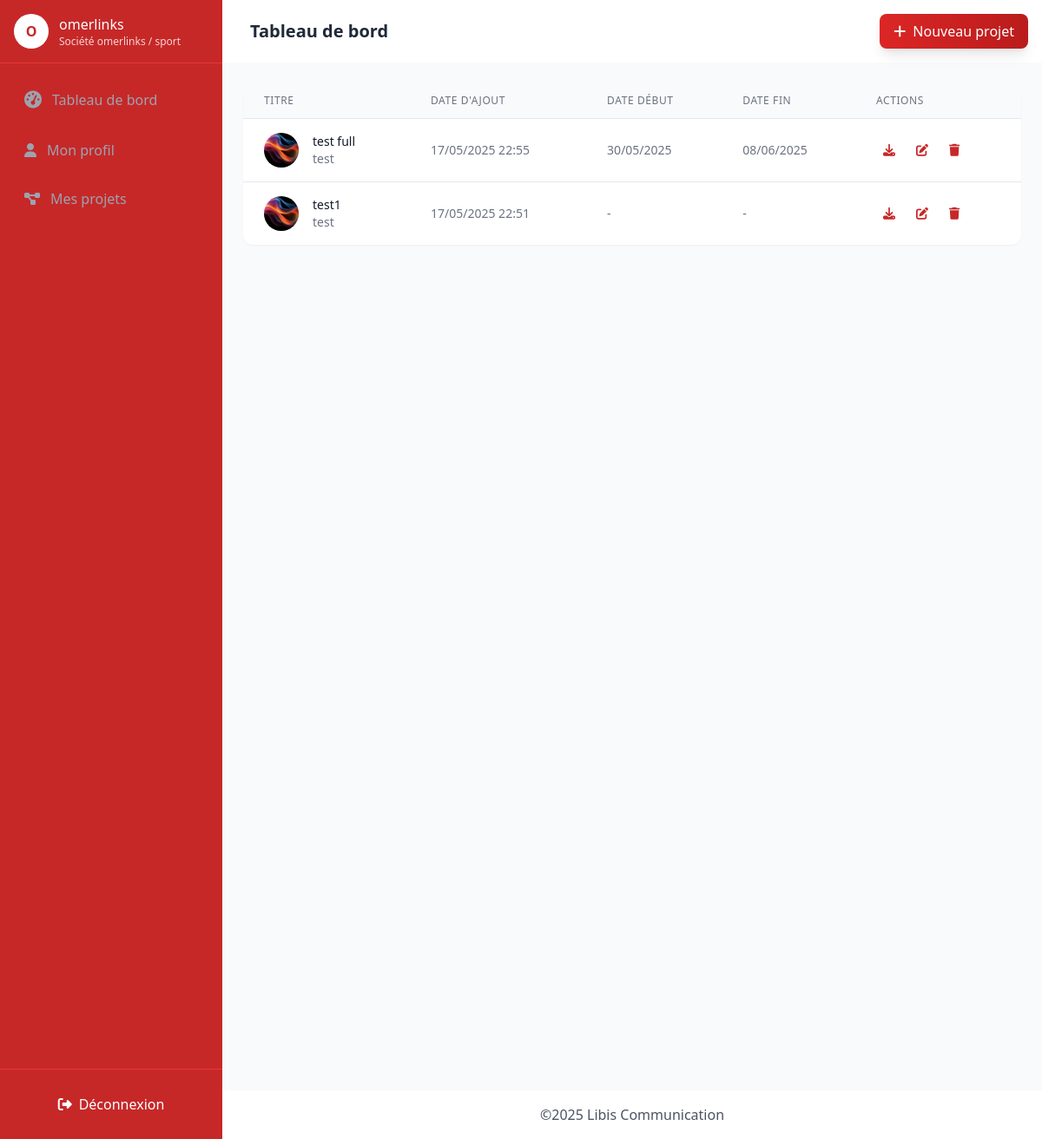
/client/list_projects/ (signed in), run on the app's committed database.
### core/models.py (models this page shows, shortened)
class Client(models.Model):
    user = models.OneToOneField(
        User,
        on_delete=models.CASCADE,
        primary_key=True,  # Ceci garantit l'unicité
        verbose_name=_('user account')
    )
    entreprise = models.CharField(
        _('company'),
        max_length=100,
        help_text=_('The name of the company.')
    )
    profile_complete = models.BooleanField(
        _('profile complete'),
        default=False
    )
    telephone = models.CharField(
        _('phone number'),
        max_length=20,
        validators=[RegexValidator(r'^\+?1?\d{9,15}$')],
        help_text=_('Phone number in international format.')
    )
    secteur_activite = models.CharField(
        _('activity sector'),
        max_length=100,
        blank=True,
        null=True
    )
    adresse = models.TextField(
        _('address'),
        blank=True,
        null=True
    )
    date_inscription = models.DateTimeField(
        _('signup date'),
        auto_now_add=True
    )
    class Meta:
        verbose_name = _('Client')
        verbose_name_plural = _('Clients')
        ordering = ['-date_inscription']

class User(AbstractUser):
    is_client = models.BooleanField(
        _('client status'),
        default=False,
        help_text=_('Designates whether the user is a client.')
    )
    email_verified = models.BooleanField(
        _('email verified'),
        default=False,
        help_text=_('Designates whether the user has verified their email address.')
    )
    verification_uuid = models.UUIDField(
        _('verification UUID'),
        default=uuid.uuid4,
        editable=False,
        unique=True
    )
    profile_complete = models.BooleanField(
        _('profile complete'),
        default=False
    )
    class Meta:
        verbose_name = _('User')
        verbose_name_plural = _('Users')
        ordering = ['-date_joined']

class Projets_user(models.Model):
    client = models.ForeignKey(Client, on_delete=models.CASCADE, related_name='fichiers')
    titre = models.CharField(max_length=100)
    fichier = models.FileField(upload_to='clients/fichiers/', blank=True, null=True)
    date_ajout = models.DateTimeField(auto_now_add=True)  # This is your date field
    description = models.TextField(blank=True)
    image = models.ImageField(upload_to='clients/images/', blank=True, null=True)
    video = models.FileField(upload_to='clients/videos/', blank=True, null=True)
    date_debut = models.DateField(blank=True, null=True)
    date_fin = models.DateField(blank=True, null=True)
    status = models.BooleanField(
        _('status'),
        default=False,
        help_text=_('status project.')
    )
    slug = models.SlugField(unique=True, blank=True, null=True)
    class Meta:
        verbose_name = _("Projets_user")
        verbose_name_plural = _("Projets_user")
        ordering = ['-date_ajout']

### core/views.py (the view)
# urls.py: path('client/list_projects/', list_projects_view, name='list_projects'),
@login_required
def list_projects_view(request):
    client = get_client_or_404(request.user)
    projets = Projets_user.objects.filter(client=client).order_by('-date_ajout')
    paginator = Paginator(projets, 10)
    page_number = request.GET.get('page')
    page_obj = paginator.get_page(page_number)
    return render(request, 'libis/list_projects.html', {
        'page_obj': page_obj,
        'client': client
    })

### core/views.py (called while the page is built)
def get_client_or_404(user):
    try:
        return Client.objects.get(user=user)
    except Client.DoesNotExist:
        logger.warning(f"Client profile missing for user {user.username}")
        raise PermissionDenied(_("Client profile not found"))

### core/templates/libis/list_projects.html (shortened to what this page needs)
{% extends 'baseDash.html' %}
{% block content %}
<div class="min-h-screen bg-gray-50 p-6">
    <div class="max-w-7xl mx-auto">
        <div class="bg-white rounded-xl shadow-sm overflow-hidden">
            <div class="overflow-x-auto">
                <table class="min-w-full divide-y divide-gray-200">
                    <thead class="bg-gray-50">
                        <tr>
                            <th scope="col" class="px-6 py-3 text-left text-xs font-medium text-gray-500 uppercase tracking-wider">
                                Titre
                            </th>
                            <th scope="col" class="px-6 py-3 text-left text-xs font-medium text-gray-500 uppercase tracking-wider">
                                Date d'ajout
                            </th>
                            <th scope="col" class="px-6 py-3 text-left text-xs font-medium text-gray-500 uppercase tracking-wider">
                                Date début
                            </th>
                            <th scope="col" class="px-6 py-3 text-left text-xs font-medium text-gray-500 uppercase tracking-wider">
                                Date fin
                            </th>
                            <th scope="col" class="px-6 py-3 text-left text-xs font-medium text-gray-500 uppercase tracking-wider">
                                Actions
                            </th>
                        </tr>
                    </thead>
                    <tbody class="bg-white divide-y divide-gray-200">
                        {% for projet in page_obj %}
                        <tr class="hover:bg-gray-50 transition-colors">
                            <td class="px-6 py-4 whitespace-nowrap">
                                <div class="flex items-center">
                                    <div class="flex-shrink-0 h-10 w-10 bg-[#ffebee] text-[#C62828] rounded-full flex items-center justify-center">
                                        <img src="{{ projet.image.url }}" alt="Projet" class="h-full w-full rounded-full object-cover">
                                    </div>
                                    <div class="ml-4">
                                        <div class="text-sm font-medium text-gray-900">{{ projet.titre }}</div>
                                        {% if projet.description %}
                                        <div class="text-sm text-gray-500">{{ projet.description|truncatechars:30 }}</div>
                                        {% endif %}
                                    </div>
                                </div>
                            </td>
                            <td class="px-6 py-4 whitespace-nowrap text-sm text-gray-500">
                                {{ projet.date_ajout|date:"d/m/Y H:i" }}
                            </td>
                            <td class="px-6 py-4 whitespace-nowrap text-sm text-gray-500">
                                {% if projet.date_debut %}
                                    {{ projet.date_debut|date:"d/m/Y" }}
                                {% else %}
                                    -
                                {% endif %}
                            </td>
                            <td class="px-6 py-4 whitespace-nowrap text-sm text-gray-500">
                                {% if projet.date_fin %}
                                    {{ projet.date_fin|date:"d/m/Y" }}
                                {% else %}
                                    -
                                {% endif %}
                            </td>
                            <td class="px-6 py-4 whitespace-nowrap text-sm font-medium">
                                <div class="flex space-x-2">
                                    <a href="{{ projet.fichier.url }}  "  d class="text-[#C62828] hover:text-[#e53935] px-2 py-1 rounded hover:bg-[#ffebee] transition-colors" download>
                                        <i class="fas fa-download"></i>
                                    </a>
                                    <a href="{% url 'edite_prod_user' projet.id %}" class="text-[#C62828] hover:text-[#e53935] px-2 py-1 rounded hover:bg-[#ffebee] transition-colors"  >
                                         <i class="fas fa-edit"></i>
                                    </a>
                                    <a href="#"  onclick="deleteProject({{ projet.id }})"   class="text-[#C62828] hover:text-[#e53935] px-2 py-1 rounded hover:bg-[#ffebee] transition-colors"  >
                                         <i class="fas fa-trash"></i>
                                    </a>
                                </div>
                            </td>
                        </tr>
                        {% empty %}
                        <tr>
                            <td colspan="5" class="px-6 py-4 text-center text-gray-500">
                                Aucun fichier projet trouvé
                            </td>
                        </tr>
                        {% endfor %}
                    </tbody>
                </table>
            </div>
        </div>
    </div>
</div>
{% endblock %}

### core/templates/baseDash.html (shortened to what this page needs)
<!DOCTYPE html>
<html lang="fr">
<head>
    <script src="https://cdn.tailwindcss.com"></script>
    <link rel="stylesheet" href="https://cdnjs.cloudflare.com/ajax/libs/font-awesome/6.4.0/css/all.min.css">
</head>
<body class="flex h-screen overflow-hidden">
    <div class="sidebar w-64 bg-[#C62828] text-white flex flex-col">
        <div class="p-4 border-b border-[#e53935] flex items-center space-x-3">
            <div class="w-10 h-10 rounded-full bg-white flex items-center justify-center text-[#C62828] font-bold">
                {{ client.user.username|slice:":1"|upper }}
             </div>
            <div>
                <p class="font-medium">{{ client.user.username }}</p>
                <p class="text-xs opacity-80">Société {{ client.entreprise }}
                {% if client.secteur_activite %} / {{ client.secteur_activite }}</p>
                {% endif %}
            </div>
        </div>
        <nav class="flex-1 overflow-y-auto p-4 space-y-2">
            {% with active_class="text-white" inactive_class="text-gray-400 hover:text-white" %}
            <a href="{% if client.profile_complete %}{% url 'clients' %}{% else %}#{% endif %}"
               class="sidebar-item flex items-center space-x-3 p-3 rounded-lg {% if not client.profile_complete %}disabled-link{% endif %} {% if request.path == '/client/dashboard/' %}{{ active_class }}{% else %}{{ inactive_class }}{% endif %}">
                <i class="fas fa-tachometer-alt text-xl"></i>
                <span>Tableau de bord</span>
            </a>
            <a href="{% url 'edit_client_profile' %}"
               class="sidebar-item flex items-center space-x-3 p-3 rounded-lg {% if request.path == '/client/edit-profile/' %}{{ active_class }}{% else %}{{ inactive_class }}{% endif %}">
                <i class="fas fa-user"></i>
                <span>Mon profil</span>
            </a>
            <a href="{% if client.profile_complete %}{% url 'list_projects' %}{% else %}#{% endif %}"
               class="sidebar-item flex items-center space-x-3 p-3 rounded-lg {% if not client.profile_complete %}disabled-link{% endif %} {% if request.path == '/client/files/' %}{{ active_class }}{% else %}{{ inactive_class }}{% endif %}">
                <i class="fas fa-project-diagram"></i>
                <span>Mes projets</span>
            </a>
        </nav>
        <div class="p-4 border-t border-[#e53935]">
            <a href="{% url 'logout' %}" class="w-full flex items-center justify-center space-x-2 p-3 rounded-lg hover:bg-white hover:text-[#C62828]">
                <i class="fas fa-sign-out-alt"></i>
                <span>Déconnexion</span>
            </a>
        </div>
        {% endwith %}
    </div>
    <div class="flex-1 flex flex-col overflow-hidden">
        <header class="bg-white shadow-sm p-4 flex items-center justify-between">
            <div class="flex items-center space-x-4">
                <h2 class="text-xl font-semibold text-gray-800">
                    {% if not client.profile_complete %}
                    Complétez votre profil pour continuer
                    {% else %}
                    {% block title %}Tableau de bord{% endblock %}
                    {% endif %}
                </h2>
            </div>
            <button onclick="window.location.href='{% if client.profile_complete %}{% url 'create_project' %}{% else %}{% url 'edit_client_profile' %}{% endif %}'"
                    class="bg-gradient-to-r from-red-600 to-red-700 text-white px-4 py-2 rounded-lg shadow-lg hover:shadow-xl transition duration-300 transform hover:-translate-y-1 flex items-center space-x-2 {% if not client.profile_complete %}opacity-50 cursor-not-allowed{% endif %}">
                <i class="fas fa-plus"></i>
                <span>{% if client.profile_complete %}Nouveau projet{% else %}Compléter profil{% endif %}</span>
            </button>
        </header>
        <div style="overflow-y:scroll; height: 100vh;">
            {% if not client.profile_complete and request.path != '/client/edit-profile/' %}
            <div class="p-8 text-center">
                <div class="bg-white rounded-xl p-6 max-w-2xl mx-auto shadow-md">
                    <i class="fas fa-exclamation-triangle text-5xl text-yellow-500 mb-4"></i>
                    <h3 class="text-xl font-bold text-gray-800 mb-2">Profil incomplet</h3>
                    <p class="text-gray-600 mb-6">Vous devez compléter votre profil avant d'accéder aux autres fonctionnalités.</p>
                    <a href="{% url 'edit_client_profile' %}" class="bg-[#C62828] text-white px-6 py-3 rounded-lg hover:bg-[#e53935] transition">
                        Compléter mon profil
                    </a>
                </div>
            </div>
            {% else %}
            {% block content %}
            {% endblock %}
            {% endif %}
        </div>
        <footer class="bg-white shadow-sm p-4 text-center w-full p-4 flex items-center justify-center">
            <p class="text-gray-600">©<script>document.write(new Date().getFullYear())</script> Libis Communication</p>
        </footer>
    </div>
</body>
</html>

### data on the page
Client: user.username "O", user.username "omerlinks", entreprise "omerlinks", secteur_activite "sport"
Projets_user: image (picture), titre "test full", description "test", date_ajout "17/05/2025 22:55", date_debut "30/05/2025", date_fin "08/06/2025"
Projets_user: image (picture), titre "test1", description "test", date_ajout "17/05/2025 22:51"
